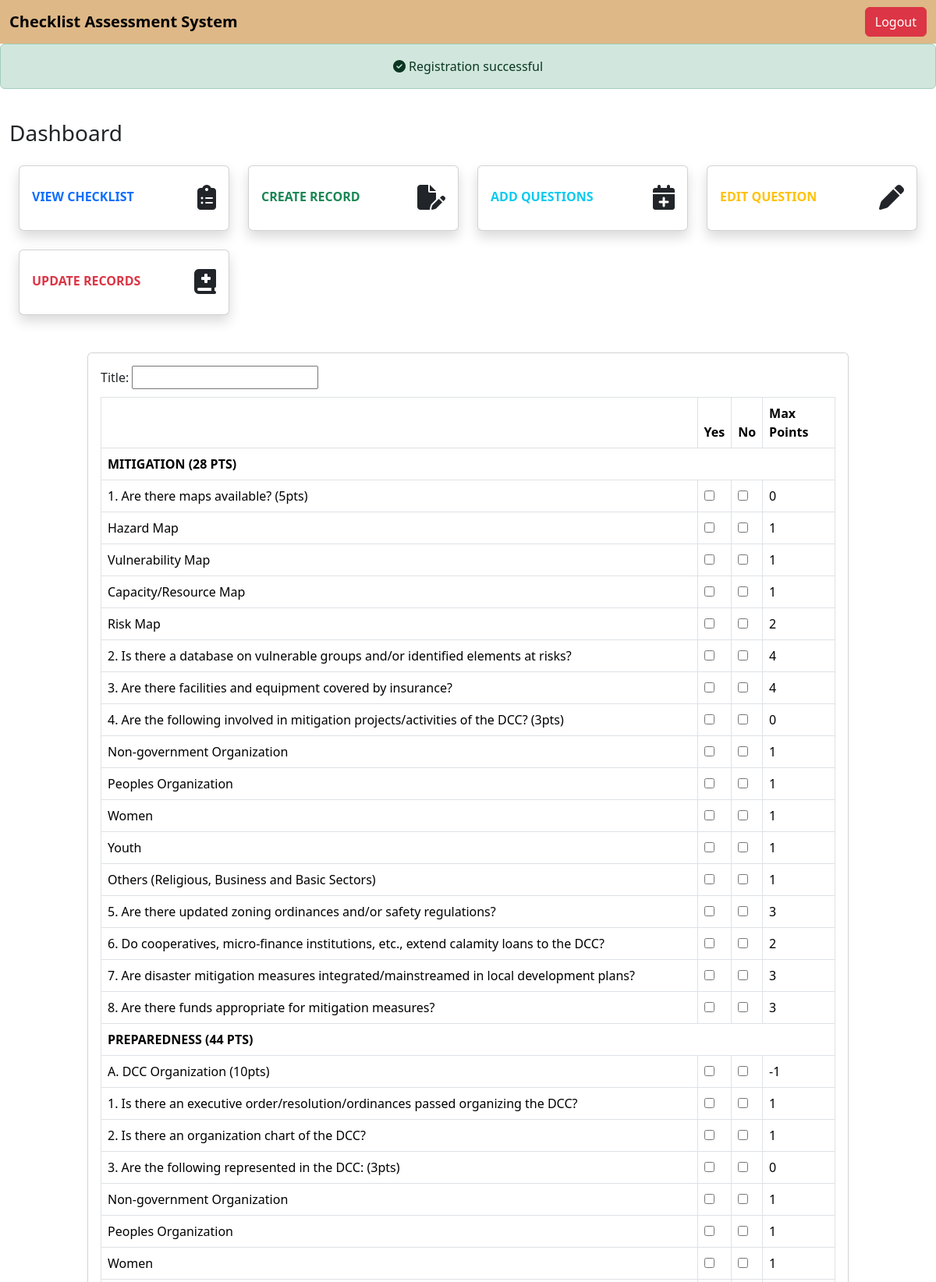
Page /eval_page.php (signed in, upper part) on the committed database.
### tables this page shows
CREATE TABLE `questions` (
  `questions_id` int(11) NOT NULL,
  `group` varchar(255) NOT NULL,
  `display_text` varchar(255) NOT NULL,
  `max_points` int(50) NOT NULL
);

### eval_page.php (the view, shortened to what this page needs)
<?php
include 'header.php';
include 'sidebar.php';
$selectedYear = '';
$getAllQuestionsStmt = $pdo->prepare('SELECT `group`, display_text, max_points, questions_id FROM questions');
$getAllQuestionsStmt->execute();
$allQuestions = $getAllQuestionsStmt->fetchAll(PDO::FETCH_ASSOC);
usort($allQuestions, function ($a, $b) {
    return strcmp($a['group'], $b['group']);
});
?>
<article class="my-article">
    <div class="title-search-block">
        <div class="card col-lg-12">
            <div class="card-body">
                <div class="">
                    <form method="post" action="" class="saveForm" id="saveForm">
                        <label for="yearInput">Title:</label>
                        <input type="text" id="yearInput" name="selectedYear" value="<?php echo htmlspecialchars($selectedYear); ?>">
                    </form>
                    <form method="post" action="resources/dr/submit_results.php" class="submitForm">
                        <table class="table table-bordered">
                            <thead>
                                <tr>
                                    <th></th>
                                    <th>Yes</th>
                                    <th>No</th>
                                    <th>Max Points</th>
                                </tr>
                            </thead>
                            <tbody>
                                <?php
                                $currentGroup = null;
                                foreach ($allQuestions as $question) {
                                    if ($currentGroup !== $question['group']) {
                                        echo '<tr><td colspan="4"><strong>' . htmlspecialchars($question['group']) . '</strong></td></tr>';
                                        $currentGroup = $question['group'];
                                    }
                                ?>
                                    <tr>
                                        <td>
                                            <?php echo htmlspecialchars($question['display_text']); ?>
                                        </td>
                                        <td class="checkbox1">
                                            <input type="checkbox" name="result_yes[<?php echo $question['questions_id']; ?>]" value="1" <?php echo (isset($_POST['result_yes'][$question['questions_id']]) && $_POST['result_yes'][$question['questions_id']] == 1) ? 'checked' : ''; ?>>
                                        </td>
                                        <td class="checkbox2">
                                            <input type="checkbox" name="result_no[<?php echo $question['questions_id']; ?>]" value="1" <?php echo (isset($_POST['result_no'][$question['questions_id']]) && $_POST['result_no'][$question['questions_id']] == 1) ? 'checked' : ''; ?>>
                                        </td>
                                        <td>
                                            <?php echo htmlspecialchars($question['max_points']); ?>
                                        </td>
                                    </tr>
                                <?php
                                }
                                ?>
                            </tbody>
                        </table>
                    </form>
                    <br>
                </div>
            </div>
        </div>
    </div>
</article>
<?php include 'footer.php'; ?>

### resources/css/style.css (style rules this page uses)
body { background-color: white; }
.my-article { margin-left: 100px; margin-right: 100px; }
table { width: 100%; border-collapse: collapse; margin-top: 10px; }
table, th, td { border: 1px solid #ddd; }
th, td { padding: 8px; text-align: left; }

### resources/css/sidebar.css (style rules this page uses)
body { background-color:white; }

### rows in the picture
questions: group "MITIGATION (28 PTS)", display_text "1. Are there maps available? (5pts)", max_points "0"
questions: display_text "Hazard Map", max_points "1"
questions: display_text "Vulnerability Map", max_points "1"
questions: display_text "Capacity/Resource Map", max_points "1"
questions: display_text "Risk Map", max_points "2"
questions: display_text "2. Is there a database on vulnerable groups and/or identified elements at risks?", max_points "4"
questions: display_text "3. Are there facilities and equipment covered by insurance?", max_points "4"
questions: display_text "4. Are the following involved in mitigation projects/activities of the DCC? (3pts)", max_points "0"
questions: display_text "Non-government Organization", max_points "1"
questions: display_text "Peoples Organization", max_points "1"
questions: display_text "Women", max_points "1"
questions: display_text "Youth", max_points "1"
questions: display_text "Others (Religious, Business and Basic Sectors)", max_points "1"
questions: display_text "5. Are there updated zoning ordinances and/or safety regulations?", max_points "3"
questions: display_text "6. Do cooperatives, micro-finance institutions, etc., extend calamity loans to the DCC?", max_points "2"
questions: display_text "7. Are disaster mitigation measures integrated/mainstreamed in local development plans?", max_points "3"
questions: display_text "8. Are there funds appropriate for mitigation measures?", max_points "3"
questions: group "PREPAREDNESS (44 PTS)", display_text "A. DCC Organization (10pts)", max_points "-1"
questions: display_text "1. Is there an executive order/resolution/ordinances passed organizing the DCC?", max_points "1"
questions: display_text "2. Is there an organization chart of the DCC?", max_points "1"
questions: display_text "3. Are the following represented in the DCC: (3pts)", max_points "0"
questions: display_text "Non-government Organization", max_points "1"
questions: display_text "Peoples Organization", max_points "1"
questions: display_text "Women", max_points "1"

### other values in the picture
$_SESSION['success'] "Registration successful"
